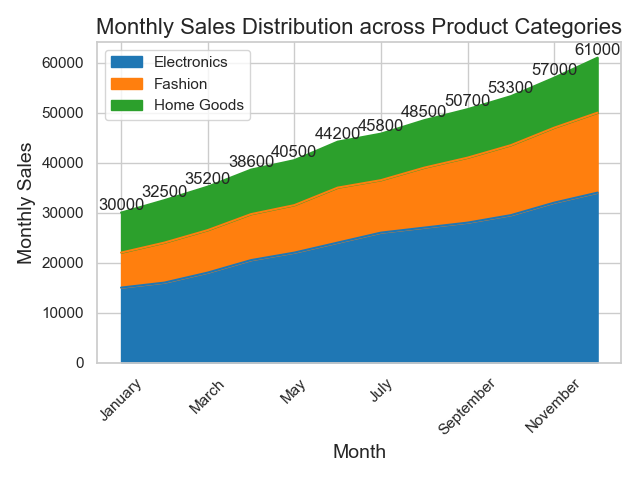

Write Python code to recreate this figure.

import seaborn as sns
import pandas as pd
import matplotlib.pyplot as plt
import numpy as np

# Data
data = {
    'Month': ['January', 'February', 'March', 'April', 'May', 'June', 'July', 'August', 
              'September', 'October', 'November', 'December'],
    'Electronics': [15000, 16000, 18000, 20500, 22000, 24000, 26000, 27000, 28000, 29500, 32000, 34000],
    'Fashion': [7000, 8000, 8500, 9200, 9500, 11000, 10500, 12000, 13000, 14000, 15000, 16000],
    'Home Goods': [8000, 8500, 8700, 8900, 9000, 9200, 9300, 9500, 9700, 9800, 10000, 11000]
}

# Create a DataFrame
df = pd.DataFrame(data)

# Wide to long format for stacking
df_long = pd.melt(df, id_vars='Month', var_name='Category', value_name='Sales')

# Transform the Month to categorical type so the order is kept in the plotting
df_long['Month'] = pd.Categorical(df_long['Month'], 
                                  categories=['January', 'February', 'March', 'April', 'May', 'June', 
                                              'July', 'August', 'September', 'October', 'November', 'December'],
                                  ordered=True)

# Set the figure size
plt.figure(figsize=(12, 8))

# Stacked area plot
sns.set_theme(style="whitegrid")
pal = ['#1f77b4', '#ff7f0e', '#2ca02c']

# Plot stack area chart
ax = df.set_index('Month').plot(kind='area', stacked=True, color=pal)

# Annotate the chart with total sales per month
df['Total'] = df['Electronics'] + df['Fashion'] + df['Home Goods']
for idx, total in enumerate(df['Total']):
    ax.text(idx, total, str(total), va='bottom', ha='center')

# Customize title and labels
ax.set_title('Monthly Sales Distribution across Product Categories', fontsize=16)
ax.set_ylabel('Monthly Sales', fontsize=14)
ax.set_xlabel('Month', fontsize=14)

# Rotate x-axis labels for better readability
plt.xticks(rotation=45)

# Show the plot
plt.tight_layout()
plt.show()
